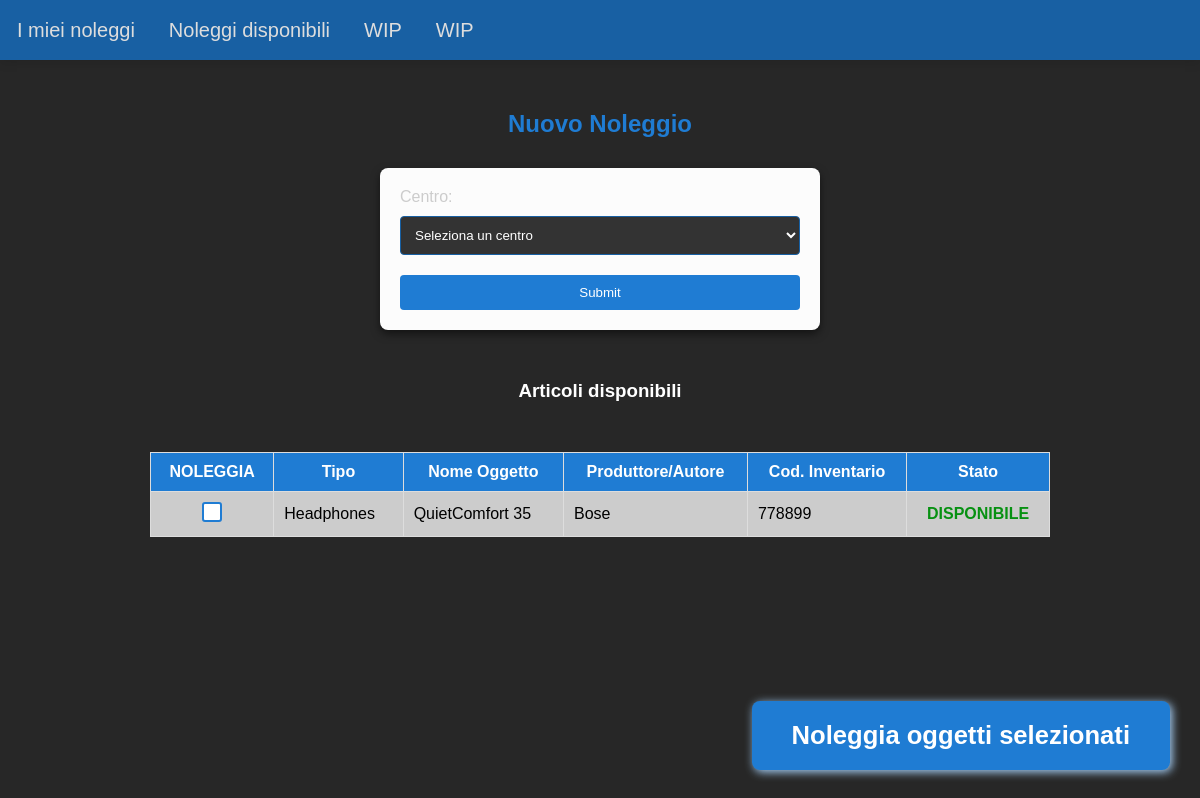
Before: /new_rent.php?center=1 with the older database file.
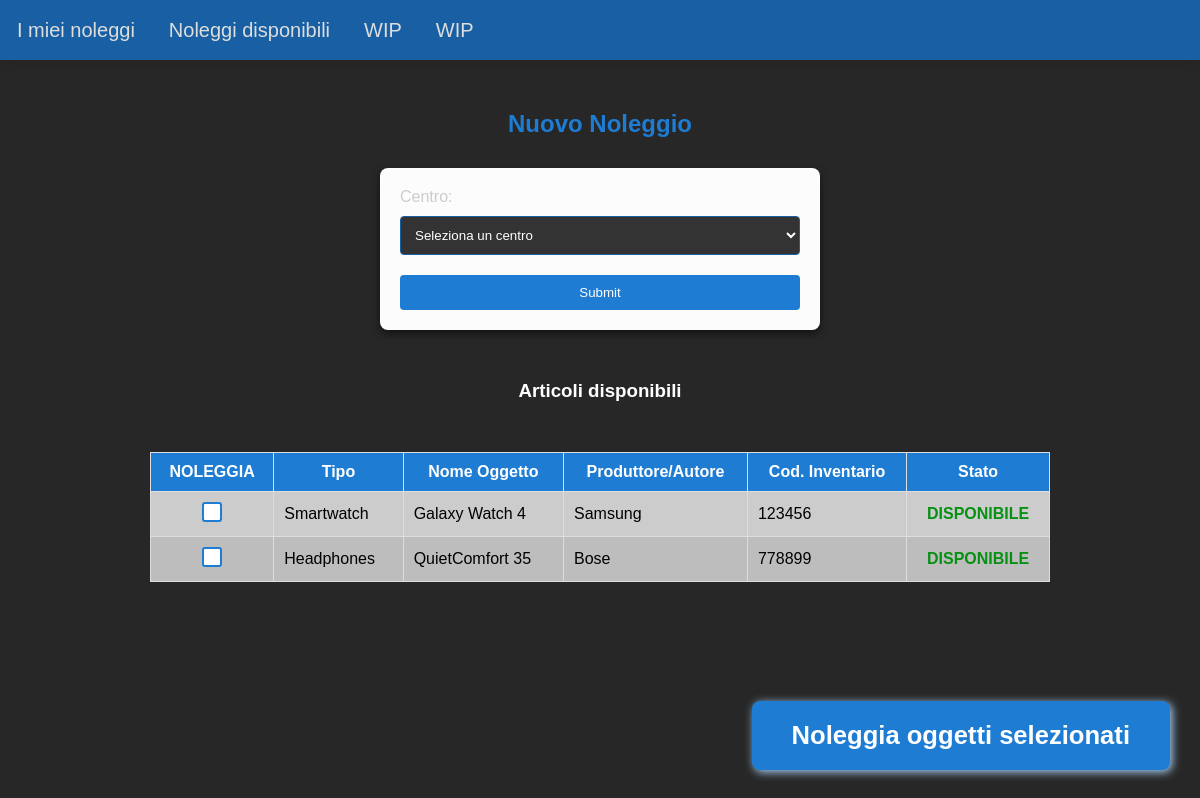
After: the same page with the newer database file.
### tables this page shows
CREATE TABLE `items` (
  `id` int(11) NOT NULL,
  `type` varchar(64) NOT NULL,
  `item_name` varchar(64) NOT NULL,
  `maker` varchar(64) NOT NULL,
  `center` int(11) NOT NULL,
  `ci` int(16) NOT NULL,
  `state` varchar(64) NOT NULL
);

### new_rent.php (the view, shortened to what this page needs)
<?php
$servername = "localhost";
$svusername = "root";
$svpassword = "";
$dbname = "rent";
$conn = new mysqli($servername, $svusername, $svpassword, $dbname);
?>
<!DOCTYPE html>
<html lang="en">
<head>
    <link rel="stylesheet" href="stylesheet/nav.css">
    <link rel="stylesheet" href="stylesheet/default.css">
    <link rel="stylesheet" href="stylesheet/new_rent.css">
</head>
<body>
    <?php include 'nav.php' ?>
    <h2>Nuovo Noleggio</h2>
    <form id="select-center-form" method="GET">
        <label for="center">Centro:</label>
        <select name="center" id="center">
            <option selected disabled>Seleziona un centro</option>
        </select>
        <input id="select-center-submit" type="submit">
    </form>
<?php
if(isset($_GET["center"])) {
    $center_id = $_GET["center"];
    echo "<h3 id='new-rent-table-title'>Articoli disponibili</h3>";
    $stmt = $conn->prepare("SELECT * FROM items WHERE center = ?  AND state = 'available'");
    $stmt->bind_param("i", $center_id);
    $stmt->execute();
    $result = $stmt->get_result();
    if ($result->num_rows > 0) {
        echo "<form method='POST' action='new_rent_action.php'>";
        echo "<table><tr> <th>NOLEGGIA</th> <th>Tipo</th> <th>Nome Oggetto</th><th>Produttore/Autore</th><th>Cod. Inventario</th><th>Stato</th> </tr>";
        while ($row = $result->fetch_assoc()) {
            echo "<td class='new-rent-button-container'><input class='new-rent-checkbox' type='checkbox' name='row[]' value='" . $row['id'] . "'></input></td><td>" . $row['type'] . "</td><td>" . $row['item_name'] . "</td><td>" . $row['maker'] . "</td><td>" . $row['ci'] . "</td><td class='available'>DISPONIBILE</td></tr>";
        }
        echo "</table>";
        echo "<input id ='add-rent-button' type='submit' value='Noleggia oggetti selezionati'></input>";
        echo "</form>";
    } else {
        echo "<p id='new-rent-no-result'>Nessun articolo disponibile, prova con un altro centro</p>";
    }
} else {
    echo "<p id='new-rent-not-selected'>Select a center and see the available items</p>";
}
?>
</body>
</html>

Changed rows visible on the page:
now on this page (row edited): items: type "Smartwatch", item_name "Galaxy Watch 4", maker "Samsung", ci "123456"
